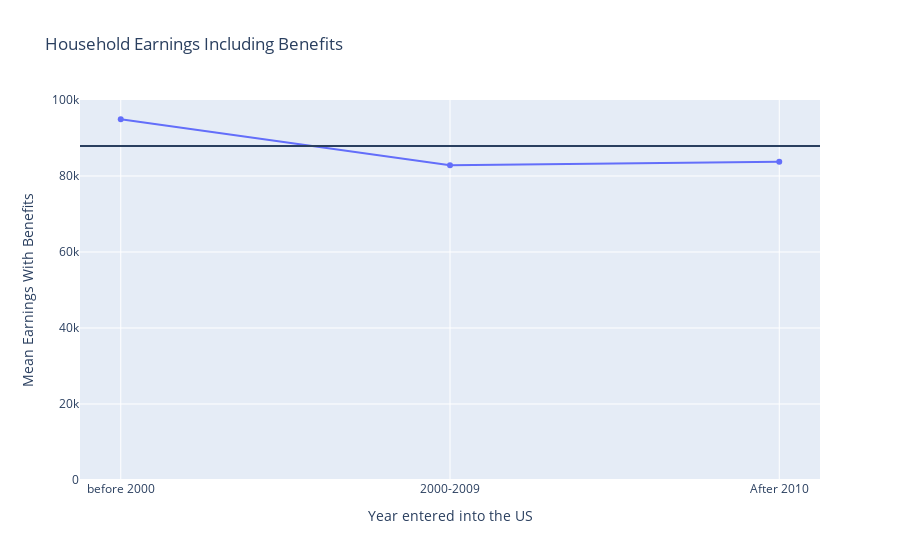

The notebook cell saved with this chart:
### Code cell
#Total Earnings, with benefits

#rows_to_keep_famincome = [113, 120, 122, 126]
rows_to_keep_famincome = [113, 116]
total_earnings = pd.read_csv("5yeardata.csv", skiprows = lambda x: x not in rows_to_keep_famincome)



#fig_totalearnings = px.line(x=['Entered before 2000', 'Entered 2000-2009', 'Entered After 2010'] , y=[94936, 82843, 83781])

fig_totalearnings=go.Figure()
fig_totalearnings.add_trace(go.Scatter(x=['before 2000', '2000-2009', 'After 2010'], 
                                       y=[94936, 82843, 83781],
                    mode='lines+markers',
                    name='Household earnings with benefits'))
fig_totalearnings.add_hline(87864)

fig_totalearnings.update_layout(
    yaxis_range=[0, 100000],
    title="Household Earnings Including Benefits",
    xaxis_title="Year entered into the US",
    yaxis_title="Mean Earnings With Benefits",                  
    )

fig_totalearnings.show()

### Figure 1 — Plotly figure (JSON) as saved in the notebook; plotly's stock layout.template omitted (floating-point values rounded to 4 significant figures)
{"data": [{"mode": "lines+markers", "name": "Household earnings with benefits", "type": "scatter", "x": ["before 2000", "2000-2009", "After 2010"], "y": [94936, 82843, 83781]}], "layout": {"shapes": [{"type": "line", "x0": 0, "x1": 1, "xref": "x domain", "y0": 87864, "y1": 87864, "yref": "y"}], "title": {"text": "Household Earnings Including Benefits"}, "xaxis": {"title": {"text": "Year entered into the US"}}, "yaxis": {"range": [0, 100000], "title": {"text": "Mean Earnings With Benefits"}}}}
